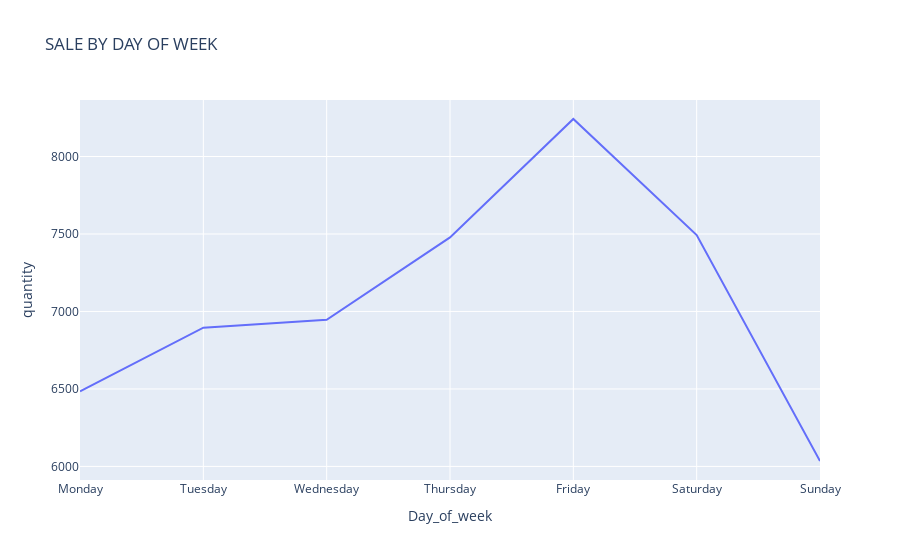

Notebook code for this chart:
### Code cell
import plotly.graph_objects as go
from plotly.subplots import make_subplots
import plotly.express as px

sales_week= df1.groupby(['Day_of_week', 'Day_of_week_no'])['quantity'].sum().reset_index().sort_values(['Day_of_week_no'])
print(sales_week)

fig =px.line(sales_week, x="Day_of_week", y="quantity", title='SALE BY DAY OF WEEK')

fig.show()

### Figure 1 — Plotly figure (JSON) as saved in the notebook; plotly's stock layout.template omitted (floating-point values rounded to 4 significant figures)
{"data": [{"hovertemplate": "Day_of_week=%{x}<br>quantity=%{y}<extra></extra>", "legendgroup": "", "line": {"color": "#636efa", "dash": "solid"}, "marker": {"symbol": "circle"}, "mode": "lines", "name": "", "orientation": "v", "showlegend": false, "type": "scatter", "x": ["Monday", "Tuesday", "Wednesday", "Thursday", "Friday", "Saturday", "Sunday"], "xaxis": "x", "y": [6485, 6895, 6946, 7478, 8242, 7493, 6035], "yaxis": "y"}], "layout": {"legend": {"tracegroupgap": 0}, "title": {"text": "SALE BY DAY OF WEEK"}, "xaxis": {"anchor": "y", "domain": [0, 1], "title": {"text": "Day_of_week"}}, "yaxis": {"anchor": "x", "domain": [0, 1], "title": {"text": "quantity"}}}}
